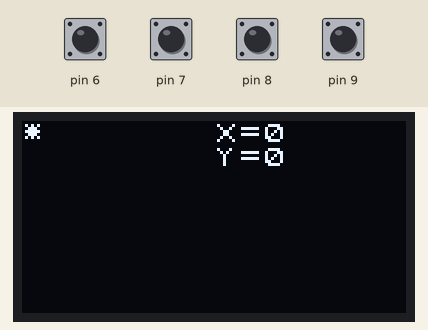
Bench run of a sketch on a simulated Arduino Uno, built with avr-gcc and run on an emulated ATmega328P. On the bench: 128×64 one-colour display. The test bench sets the inputs (shaded band); at power-on: pin 6–9 HIGH.

Above: at 1.3 s.
1.4 s: pin 6 pulled LOW for 0.3 s
At 1.99 s:
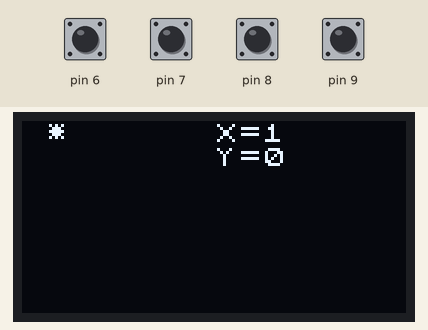
3.2 s: pin 8 pulled LOW for 0.3 s
At 3.92 s:
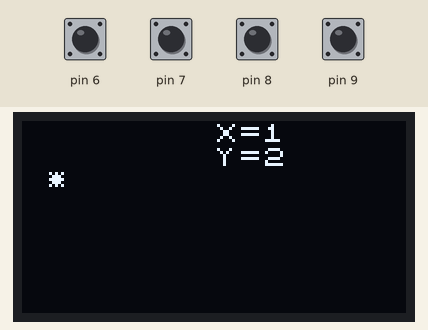
5.0 s: pin 7 pulled LOW for 0.3 s
At 5.62 s:
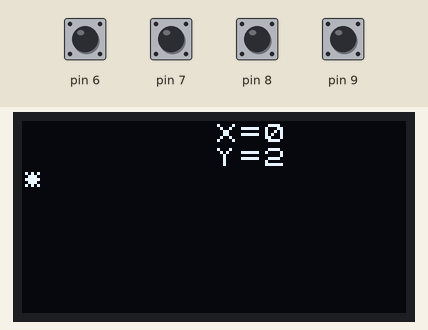
6.8 s: pin 9 pulled LOW for 0.3 s
At 7.21 s:
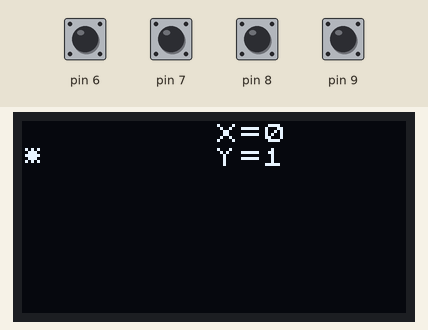
8.6 s: pin 6 pulled LOW for 1 s
At 9.98 s:
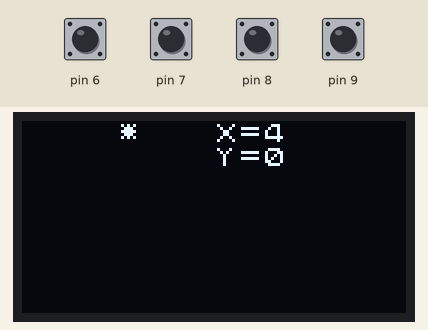
11.1 s: pin 8 pulled LOW for 1 s
At 12.4 s:
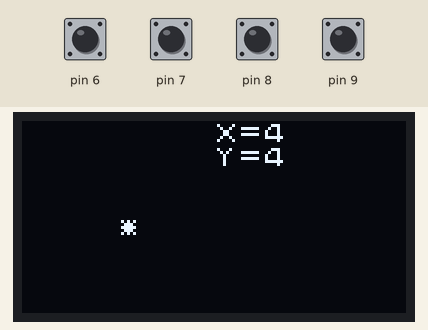
Timing chart, 0 to 14.1 s (numbered marks = the images above; inputs shaded):
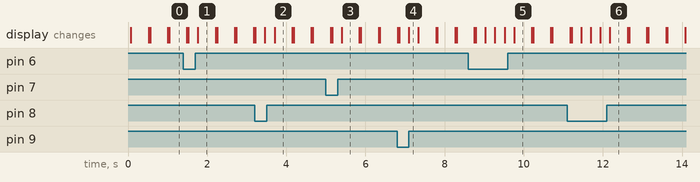

The sketch:

button_oled.ino
```cpp
/* button_oled.ino */

#include <Arduino.h>
#include <U8x8lib.h>

U8X8_SSD1306_128X64_NONAME_4W_SW_SPI u8x8(/* clock=*/ 10, /* data=*/ 16, /* cs=*/ 0, /* dc=*/ 15, /* reset=*/ 14);

void setup(void)
{
  u8x8.begin();
  u8x8.setPowerSave(0);
  pinMode(6, INPUT_PULLUP);
  pinMode(7, INPUT_PULLUP);
  pinMode(8, INPUT_PULLUP);
  pinMode(9, INPUT_PULLUP);
}

int x;
int y;
int oldx;
int oldy;

void loop(void)
{
  char s[3];
  s[1] = 0;
  s[2] = 0;
  u8x8.setFont(u8x8_font_chroma48medium8_r);
  u8x8.drawString(oldx, oldy, " ");
      u8x8.drawString(8, 1, "Y=");
  s[0] = '0' + y;
  u8x8.drawString(10, 1, s);
  u8x8.drawString(8, 0, "X=");
  if (x > 9)
  {
      s[0] = '1';
      s[1] = '0' + x - 10;
  }
  else
  {
      s[0] = '0' + x;
      s[1] = ' ';
  }
  u8x8.drawString(10, 0, s);

  u8x8.drawString(x, y, "*");

  oldx = x;
  oldy = y;
  if (digitalRead(9))
      y += 1;
  if (digitalRead(8))
      y -= 1;
  if (digitalRead(7))
      x += 1;
  if (digitalRead(6))
      x -= 1;
  if (x < 0) x = 0;
  if (x > 15) x = 15;
  if (y < 0) y = 0;
  if (y > 7) y = 7;
  delay(200);
}
```

Measured:
- after the input at 1.4 s, the display: first differs from a run without the input after 0.37 s (image 1)
- after the input at 3.2 s, the display: first differs from a run without the input after 0.26 s (image 2 shows a later state)
- after the input at 5.0 s, the display: first differs from a run without the input after 0.40 s (image 3)
- after the input at 6.8 s, the display: first differs from a run without the input after 0.29 s (image 4)
- after the input at 8.6 s, the display: first differs from a run without the input after 0.43 s (image 5 shows a later state)
- after the input at 11.1 s, the display: first differs from a run without the input after 0.35 s (image 6 shows a later state)
- what the display in image 1 shows lasts 0.4 s, from 1.8 s to 2.2 s
